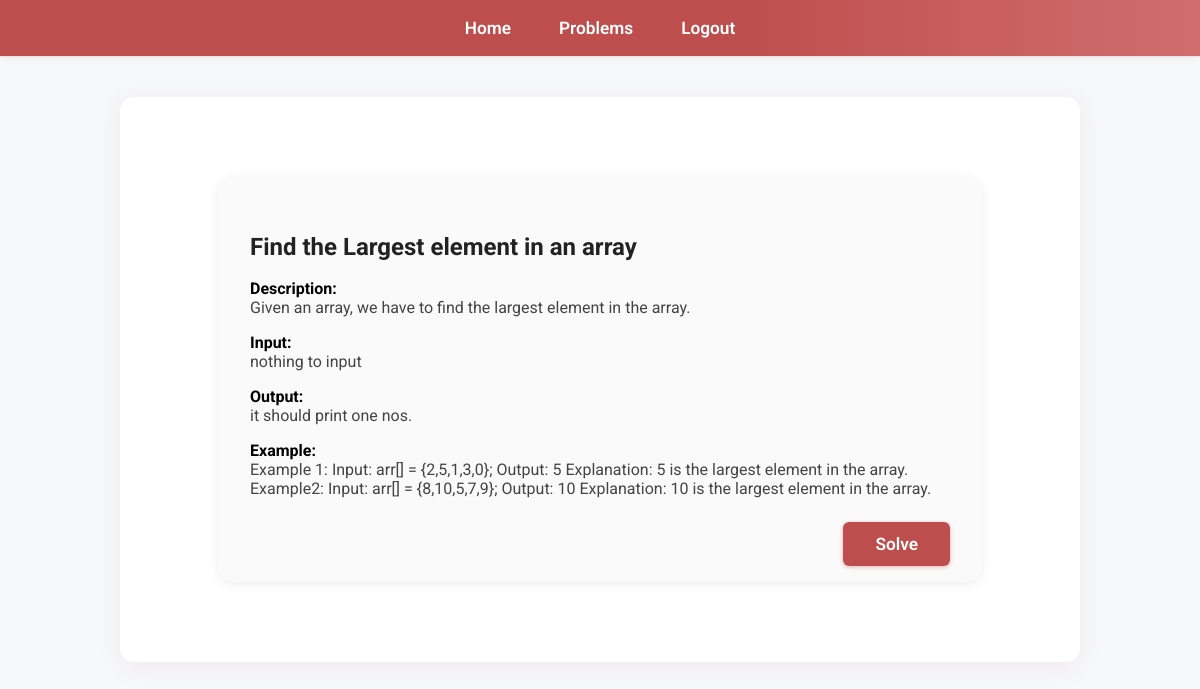
The app's page /Students/Problem-detail/1 (signed in) with its own data.
### Teachers/models.py (models this page shows, shortened)
class Problem (models.Model):
    title = models.CharField(max_length= 255)
    description =  models.TextField()
    input_description = models.TextField()
    output_description = models.TextField()
    example = models.TextField()
    created_by = models.ForeignKey(User, on_delete = models.CASCADE)
    sample_input = models.TextField(blank=True, null=True)
    expected_output = models.TextField(blank=True, null=True)

### Students/views.py (the view)
@login_required
@user_passes_test(is_student)
def ProblemDetail(request, pk):
    problem = get_object_or_404(Problem, pk = pk)
    return render(request, 'ProblemDetail.html', {'problem':problem})

### Students/views.py (called while the page is built)
def is_student(user):
    return hasattr(user, 'profile') and user.profile.user_type == 'student'

### Students/Templates/ProblemDetail.html
{% extends "base1.html" %}
{% block content %}
<div style="
    max-width: 700px;
    margin: 40px auto;
    background: #fafafa;
    border-radius: 16px;
    box-shadow: 0 2px 12px #eee;
    padding: 36px 32px 28px 32px;
">
    <h2 style="color:#222; margin-bottom:18px;">{{ problem.title }}</h2>
    <div style="margin-bottom:18px;">
        <p><strong>Description:</strong><br>
            <span style="color:#444;">{{ problem.description }}</span>
        </p>
        <p><strong>Input:</strong><br>
            <span style="color:#444;">{{ problem.input_description }}</span>
        </p>
        <p><strong>Output:</strong><br>
            <span style="color:#444;">{{ problem.output_description }}</span>
        </p>
        <p><strong>Example:</strong><br>
            <span style="color:#444;">{{ problem.example }}</span>
        </p>
    </div>
    <div style="text-align:right; margin-top:36px;">
        <a href="{% url 'code submit' problem.pk %}" style="
            background:#be4d4d;
            color:#fff;
            padding:12px 32px;
            border-radius:6px;
            text-decoration:none;
            font-weight:600;
            font-size:1.08em;
            box-shadow:0 1px 4px #e5b2b2;
            transition:background 0.2s;
        "
        onmouseover="this.style.background='#a63a3a'"
        onmouseout="this.style.background='#be4d4d'">
            Solve
        </a>
    </div>
</div>
{% endblock %}

### Students/Templates/base1.html (style rules this page uses)
body { font-family: 'Roboto', Arial, sans-serif; background: #f6f8fa; margin: 0; padding: 0; }

### records on screen
Problem: title "Find the Largest element in an array", description "Given an array, we have to find the largest element in the array.", input_description "nothing to input", output_description "it should print one nos.", example "Example 1: Input: arr[] = {2,5,1,3,0}; Output: 5 Explanation: 5 is the largest element in the array. Example2: Input: arr[] = {8,10,5,7,9}; Output: 10 Explanation: 10 is the largest element in the array."
